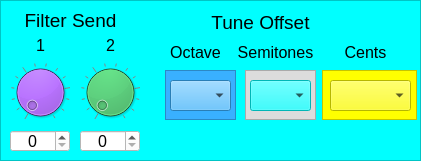
     <widget class="QFrame" name="frame_MsoSendFiltersTuneOffset">
      <property name="geometry">
       <rect>
        <x>540</x>
        <y>390</y>
        <width>421</width>
        <height>161</height>
       </rect>
      </property>
      <property name="styleSheet">
       <string notr="true">background-color: rgb(0, 255, 255);</string>
      </property>
      <property name="frameShape">
       <enum>QFrame::StyledPanel</enum>
      </property>
      <property name="frameShadow">
       <enum>QFrame::Raised</enum>
      </property>
      <widget class="QDial" name="dial_MsoSendFilter1">
       <property name="geometry">
        <rect>
         <x>10</x>
         <y>60</y>
         <width>60</width>
         <height>64</height>
        </rect>
       </property>
       <property name="focusPolicy">
        <enum>Qt::NoFocus</enum>
       </property>
       <property name="styleSheet">
        <string notr="true">background-color: rgb(170, 85, 255);</string>
       </property>
       <property name="maximum">
        <number>100</number>
       </property>
       <property name="value">
        <number>0</number>
       </property>
       <property name="wrapping">
        <bool>false</bool>
       </property>
       <property name="notchTarget">
        <double>8.000000000000000</double>
       </property>
       <property name="notchesVisible">
        <bool>true</bool>
       </property>
      </widget>
      <widget class="QSpinBox" name="spinBox_MsoSendFilter1">
       <property name="geometry">
        <rect>
         <x>10</x>
         <y>130</y>
         <width>60</width>
         <height>22</height>
        </rect>
       </property>
       <property name="font">
        <font>
         <pointsize>12</pointsize>
        </font>
       </property>
       <property name="focusPolicy">
        <enum>Qt::NoFocus</enum>
       </property>
       <property name="styleSheet">
        <string notr="true">background-color: rgb(255, 255, 255);</string>
       </property>
       <property name="alignment">
        <set>Qt::AlignCenter</set>
       </property>
       <property name="readOnly">
        <bool>false</bool>
       </property>
       <property name="accelerated">
        <bool>true</bool>
       </property>
       <property name="maximum">
        <number>100</number>
       </property>
       <property name="value">
        <number>0</number>
       </property>
      </widget>
      <widget class="QDial" name="dial_MsoSendFilter2">
       <property name="geometry">
        <rect>
         <x>80</x>
         <y>60</y>
         <width>60</width>
         <height>64</height>
        </rect>
       </property>
       <property name="focusPolicy">
        <enum>Qt::NoFocus</enum>
       </property>
       <property name="styleSheet">
        <string notr="true">background-color: rgb(22, 207, 75);</string>
       </property>
       <property name="maximum">
        <number>100</number>
       </property>
       <property name="value">
        <number>0</number>
       </property>
       <property name="wrapping">
        <bool>false</bool>
       </property>
       <property name="notchTarget">
        <double>8.000000000000000</double>
       </property>
       <property name="notchesVisible">
        <bool>true</bool>
       </property>
      </widget>
      <widget class="QSpinBox" name="spinBox_MsoSendFilter2">
       <property name="geometry">
        <rect>
         <x>80</x>
         <y>130</y>
         <width>60</width>
         <height>22</height>
        </rect>
       </property>
       <property name="font">
        <font>
         <pointsize>12</pointsize>
        </font>
       </property>
       <property name="focusPolicy">
        <enum>Qt::NoFocus</enum>
       </property>
       <property name="styleSheet">
        <string notr="true">background-color: rgb(255, 255, 255);</string>
       </property>
       <property name="alignment">
        <set>Qt::AlignCenter</set>
       </property>
       <property name="readOnly">
        <bool>false</bool>
       </property>
       <property name="accelerated">
        <bool>true</bool>
       </property>
       <property name="maximum">
        <number>100</number>
       </property>
       <property name="value">
        <number>0</number>
       </property>
      </widget>
      <widget class="QLabel" name="label_69">
       <property name="geometry">
        <rect>
         <x>10</x>
         <y>10</y>
         <width>121</width>
         <height>21</height>
        </rect>
       </property>
       <property name="font">
        <font>
         <pointsize>14</pointsize>
        </font>
       </property>
       <property name="text">
        <string>Filter Send</string>
       </property>
       <property name="alignment">
        <set>Qt::AlignCenter</set>
       </property>
      </widget>
      <widget class="QComboBox" name="comboBox_MsoTuneOctave">
       <property name="geometry">
        <rect>
         <x>170</x>
         <y>80</y>
         <width>61</width>
         <height>31</height>
        </rect>
       </property>
       <property name="font">
        <font>
         <pointsize>12</pointsize>
        </font>
       </property>
       <property name="focusPolicy">
        <enum>Qt::NoFocus</enum>
       </property>
       <property name="styleSheet">
        <string notr="true">
border-color: rgb(0, 0, 0);
background-color: rgb(57, 176, 255);
</string>
       </property>
       <property name="currentText">
        <string/>
       </property>
       <property name="currentIndex">
        <number>-1</number>
       </property>
       <property name="maxVisibleItems">
        <number>10</number>
       </property>
      </widget>
      <widget class="QLabel" name="label_70">
       <property name="geometry">
        <rect>
         <x>190</x>
         <y>10</y>
         <width>141</width>
         <height>25</height>
        </rect>
       </property>
       <property name="font">
        <font>
         <pointsize>14</pointsize>
        </font>
       </property>
       <property name="text">
        <string>Tune Offset</string>
       </property>
       <property name="alignment">
        <set>Qt::AlignCenter</set>
       </property>
      </widget>
      <widget class="QLabel" name="label_71">
       <property name="geometry">
        <rect>
         <x>160</x>
         <y>40</y>
         <width>71</width>
         <height>25</height>
        </rect>
       </property>
       <property name="font">
        <font>
         <pointsize>12</pointsize>
        </font>
       </property>
       <property name="text">
        <string>Octave</string>
       </property>
       <property name="alignment">
        <set>Qt::AlignCenter</set>
       </property>
      </widget>
      <widget class="QComboBox" name="comboBox_MsoTuneSemitones">
       <property name="geometry">
        <rect>
         <x>250</x>
         <y>80</y>
         <width>61</width>
         <height>31</height>
        </rect>
       </property>
       <property name="font">
        <font>
         <pointsize>12</pointsize>
        </font>
       </property>
       <property name="focusPolicy">
        <enum>Qt::NoFocus</enum>
       </property>
       <property name="styleSheet">
        <string notr="true">
border-color: rgb(0, 0, 0);
background-color: rgb(220, 220, 220
);</string>
       </property>
       <property name="currentText">
        <string/>
       </property>
       <property name="currentIndex">
        <number>-1</number>
       </property>
       <property name="maxVisibleItems">
        <number>10</number>
       </property>
      </widget>
      <widget class="QLabel" name="label_72">
       <property name="geometry">
        <rect>
         <x>230</x>
         <y>40</y>
         <width>91</width>
         <height>25</height>
        </rect>
       </property>
       <property name="font">
        <font>
         <pointsize>12</pointsize>
        </font>
       </property>
       <property name="text">
        <string>Semitones</string>
       </property>
       <property name="alignment">
        <set>Qt::AlignCenter</set>
       </property>
      </widget>
      <widget class="QComboBox" name="comboBox_MsoTuneCents">
       <property name="geometry">
        <rect>
         <x>330</x>
         <y>80</y>
         <width>81</width>
         <height>31</height>
        </rect>
       </property>
       <property name="font">
        <font>
         <pointsize>12</pointsize>
        </font>
       </property>
       <property name="focusPolicy">
        <enum>Qt::NoFocus</enum>
       </property>
       <property name="styleSheet">
        <string notr="true">
border-color: rgb(0, 0, 0);
background-color: rgb(255, 255, 0);</string>
       </property>
       <property name="currentText">
        <string/>
       </property>
       <property name="currentIndex">
        <number>-1</number>
       </property>
       <property name="maxVisibleItems">
        <number>10</number>
       </property>
      </widget>
      <widget class="QLabel" name="label_73">
       <property name="geometry">
        <rect>
         <x>320</x>
         <y>40</y>
         <width>91</width>
         <height>25</height>
        </rect>
       </property>
       <property name="font">
        <font>
         <pointsize>12</pointsize>
        </font>
       </property>
       <property name="text">
        <string>Cents</string>
       </property>
       <property name="alignment">
        <set>Qt::AlignCenter</set>
       </property>
      </widget>
      <widget class="QLabel" name="label_75">
       <property name="geometry">
        <rect>
         <x>100</x>
         <y>30</y>
         <width>21</width>
         <height>31</height>
        </rect>
       </property>
       <property name="font">
        <font>
         <pointsize>12</pointsize>
        </font>
       </property>
       <property name="text">
        <string>2</string>
       </property>
       <property name="alignment">
        <set>Qt::AlignCenter</set>
       </property>
      </widget>
      <widget class="QLabel" name="label_76">
       <property name="geometry">
        <rect>
         <x>30</x>
         <y>30</y>
         <width>21</width>
         <height>31</height>
        </rect>
       </property>
       <property name="font">
        <font>
         <pointsize>12</pointsize>
        </font>
       </property>
       <property name="text">
        <string>1</string>
       </property>
       <property name="alignment">
        <set>Qt::AlignCenter</set>
       </property>
      </widget>
      <widget class="QFrame" name="frame_35">
       <property name="geometry">
        <rect>
         <x>165</x>
         <y>70</y>
         <width>71</width>
         <height>50</height>
        </rect>
       </property>
       <property name="styleSheet">
        <string notr="true">background-color: rgb(57, 176, 255);</string>
       </property>
       <property name="frameShape">
        <enum>QFrame::StyledPanel</enum>
       </property>
       <property name="frameShadow">
        <enum>QFrame::Raised</enum>
       </property>
      </widget>
      <widget class="QFrame" name="frame_36">
       <property name="geometry">
        <rect>
         <x>245</x>
         <y>70</y>
         <width>71</width>
         <height>50</height>
        </rect>
       </property>
       <property name="styleSheet">
        <string notr="true">background-color: rgb(220, 220, 220);</string>
       </property>
       <property name="frameShape">
        <enum>QFrame::StyledPanel</enum>
       </property>
       <property name="frameShadow">
        <enum>QFrame::Raised</enum>
       </property>
      </widget>
      <widget class="QFrame" name="frame_37">
       <property name="geometry">
        <rect>
         <x>322</x>
         <y>70</y>
         <width>95</width>
         <height>50</height>
        </rect>
       </property>
       <property name="styleSheet">
        <string notr="true">background-color: rgb(255, 255, 0);</string>
       </property>
       <property name="frameShape">
        <enum>QFrame::StyledPanel</enum>
       </property>
       <property name="frameShadow">
        <enum>QFrame::Raised</enum>
       </property>
      </widget>
      <zorder>frame_37</zorder>
      <zorder>frame_36</zorder>
      <zorder>frame_35</zorder>
      <zorder>dial_MsoSendFilter1</zorder>
      <zorder>spinBox_MsoSendFilter1</zorder>
      <zorder>dial_MsoSendFilter2</zorder>
      <zorder>spinBox_MsoSendFilter2</zorder>
      <zorder>label_69</zorder>
      <zorder>comboBox_MsoTuneOctave</zorder>
      <zorder>label_70</zorder>
      <zorder>label_71</zorder>
      <zorder>comboBox_MsoTuneSemitones</zorder>
      <zorder>label_72</zorder>
      <zorder>comboBox_MsoTuneCents</zorder>
      <zorder>label_73</zorder>
      <zorder>label_75</zorder>
      <zorder>label_76</zorder>
     </widget>
